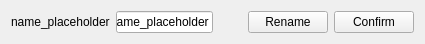
<?xml version="1.0" encoding="UTF-8"?>
<ui version="4.0">
 <class>Form</class>
 <widget class="QWidget" name="Form">
  <property name="geometry">
   <rect>
    <x>0</x>
    <y>0</y>
    <width>425</width>
    <height>41</height>
   </rect>
  </property>
  <property name="windowTitle">
   <string>Form</string>
  </property>
  <layout class="QHBoxLayout" name="horizontalLayout">
   <item>
    <widget class="QLabel" name="name_label">
     <property name="text">
      <string>name_placeholder</string>
     </property>
    </widget>
   </item>
   <item>
    <widget class="QLineEdit" name="name_edit">
     <property name="text">
      <string>name_placeholder</string>
     </property>
    </widget>
   </item>
   <item>
    <spacer name="horizontalSpacer">
     <property name="orientation">
      <enum>Qt::Horizontal</enum>
     </property>
     <property name="sizeHint" stdset="0">
      <size>
       <width>40</width>
       <height>20</height>
      </size>
     </property>
    </spacer>
   </item>
   <item>
    <widget class="QPushButton" name="rename_button">
     <property name="text">
      <string>Rename</string>
     </property>
    </widget>
   </item>
   <item>
    <widget class="QPushButton" name="confirm_button">
     <property name="text">
      <string>Confirm</string>
     </property>
    </widget>
   </item>
  </layout>
 </widget>
 <resources/>
 <connections/>
</ui>
